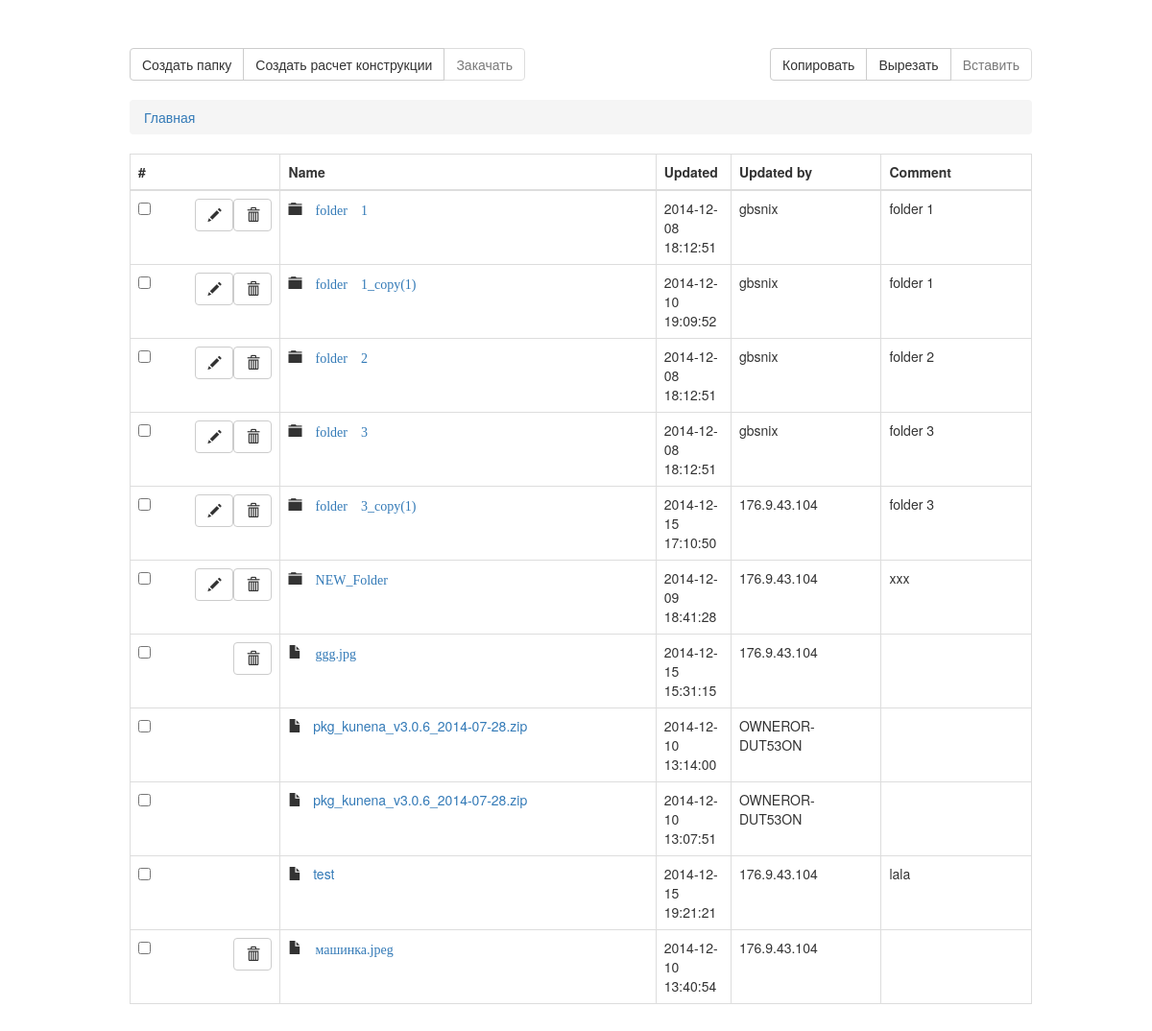
/, run on an earlier commit of the app's database.
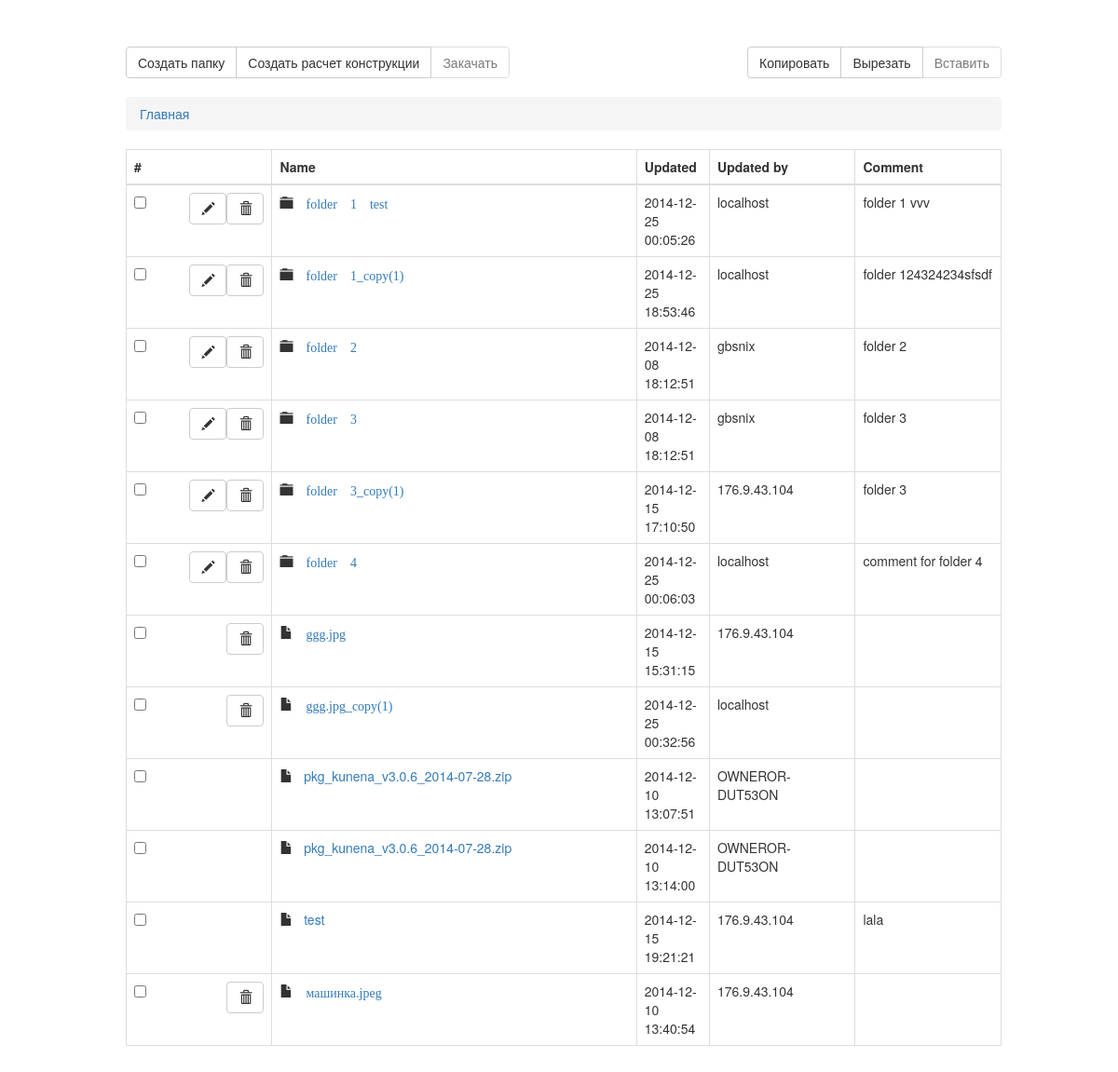
And on a later commit of the database.
### tables this page shows
CREATE TABLE `file` (
  `fileid` int(10) unsigned NOT NULL AUTO_INCREMENT,
  `filename` varchar(100) NOT NULL,
  `filetypeid` int(10) unsigned DEFAULT NULL,
  `isfolder` bit(1) NOT NULL DEFAULT b'0',
  `sortorder` int(10) unsigned NOT NULL DEFAULT '0',
  `isprotected` bit(1) NOT NULL DEFAULT b'0',
  `comment` varchar(1000) DEFAULT NULL,
  `rank` varchar(2000) DEFAULT NULL,
  `filestoragedescriptor` varchar(2000) DEFAULT NULL,
  `created` datetime NOT NULL,
  `createdby` varchar(50) NOT NULL COMMENT 'host name',
  `updated` datetime DEFAULT NULL,
  `updatedby` varchar(50) DEFAULT NULL COMMENT 'host name',
  PRIMARY KEY (`fileid`),
  KEY `fk_file_filetypeid_idx` (`filetypeid`),
  CONSTRAINT `fk_file_filetypeid` FOREIGN KEY (`filetypeid`) REFERENCES `filetype` (`filetypeid`) ON DELETE NO ACTION ON UPDATE NO ACTION
);

### scripts/db.php (called while the page is built, shortened)
<?php
$dbref = null;
function file_flat_view
(
	$ancestorid
)
{
	global $dbref;
	$recordset = null;
	$result = null;
	if (is_null($ancestorid))
	{
		$recordset = $dbref->query
		(
			'select t.fileid, t.filename, t.filetypeid, t.isfolder, t.sortorder, t.isprotected, t.comment, t.created,
				t.createdby,
				case when t.updated is null then t.created else t.updated end as updated,
				case when t.updatedby is null then t.createdby else t.updatedby end as updatedby,
				ft.*
			from filetreepath as c1
			join file t on t.fileid = c1.descendantid
			left outer join filetype as ft on t.filetypeid = ft.filetypeid
			where t.fileid not in
			(
			select t.fileid
			from filetreepath as c1
			join file t on t.fileid = c1.descendantid and c1.level > 0
			)
			order by t.isfolder desc, t.filename asc'
		);
	}
	while ( $data = $recordset->fetch_assoc() )
	{
		$result[] = $data;
	}
	return $result;
}
function file_get_breadcrumbs
(
	$fileid
)
{
	$result = null;
	return $result;
}

### index.php (the view, shortened to what the changed rows need)
<!doctype html>
<?php
      include_once ( 'scripts/db.php' );
      $path = "home";
      $locationId = Null;
      $result = file_flat_view($locationId);
      ?>
<html lang="en">
<head>
  <link href="libs/bootstrap/css/bootstrap.min.css" rel="stylesheet">
</head>
<body>
  <div class="content">
    <div class="message">
    <div>
    <div class="FileManagerTable">
      <table class="table table-hover table-bordered">
        <thead>
          <tr>
            <th>#</th>
            <th>Name</th>
            <th>Updated</th>
            <th>Updated by</th>
            <th>Comment</th>
          </tr>
        </thead>
        <?php
          if ( !empty( $result ) )
          {
        		foreach ( $result as $item ) {
              $isfolder = $item['isfolder'];
              $icon = "glyphicon-folder-close";
              if ( !$isfolder ) {
                $icon = "glyphicon-file";
              }
              if ( ( $item['filetypeid'] == "1" ) || ( $item['filetypeid'] == "5" ) ) {
                echo '<tr>
                        <td class="col-md-2">
                          <input type="checkbox" name="files[]" value="'.$item['fileid'].'" id="'.$item['fileid'].'">
                        </td>
                        <td class="col-md-5">
                          <span class="glyphicon '.$icon.'" aria-hidden="true"></span>&nbsp;&nbsp;
                          <a href="detail.php?file='.$item['fileid'].'">'.$item['filename'].'
                          </a>
                        </td>
                        <td class="col-md-1">'.$item['updated'].'</td>
                        <td class="col-md-2">'.$item['updatedby'].'</td>
                        <td class="col-md-2">'.$item['comment'].'</td>
                      </tr>';
              }
              else {
        			  echo '<tr>
                      <td class="col-md-2">
                        <input type="checkbox" name="files[]" value="'.$item['fileid'].'" id="'.$item['fileid'].'">
                ';
                echo '    <button type="button"
                          class="btn btn-default pull-right btnDelete"
                          aria-label="Delete row"
                          data-placement="top"
                          title="Удалить"
                          data-action="delete"
                          data-folderid="'.$item["fileid"].'"
                      >
                  ';
                echo '      <span class="glyphicon glyphicon-trash" aria-hidden="true"></span>';
                echo '    </button>';
                if ( $isfolder ) {
                  echo '    <button type="button"
                            class="btn btn-default pull-right"
                            aria-label="Edit row"
                            data-placement="top"
                            title="Редактировать"
                            data-toggle="modal"
                            data-target="#dlgEditFolder"
                            data-action="edit"
                            data-folderid="'.$item["fileid"].'"
                            data-foldername="'.$item["filename"].'"
                            data-comment="'.$item["comment"].'"
                        >
                    ';
                  echo '      <span class="glyphicon glyphicon-pencil" aria-hidden="true"></span>';
                  echo '    </button>';
                }
                echo '
                      </td>
                      <td class="col-md-5">
                        <span class="glyphicon '.$icon.'" aria-hidden="true">
                        <a href="?path='.$path.'/'.$item['fileid'].'">'.$item['filename'].'</a>
                        <div class="alert alert-danger alert-dismissible fade in hidden alertDelete'.$item["fileid"].'" role="alert">
                          <button type="button" class="close" data-dismiss="alert" aria-label="Close"><span aria-hidden="true">×</span></button>
                          <p>Удалить файл/папку?</p>
                          <p>
                            <button type="button"
                              class="btn btn-danger btnDeleteFile"
                              data-folderid="'.$item["fileid"].'"
                            >
                            Удалить
                            </button>
                          </p>
                        </div>
                      </td>
                      <td class="col-md-1">'.$item['updated'].'</td>
                      <td class="col-md-2">'.$item['updatedby'].'</td>
                      <td class="col-md-2">'.$item['comment'].'</td>
                    </tr>';
        		  }
            }
          }
    	?>
      </table>
    </div>
  </div>
</body>
</html>

What changed in the data, as far as the page shows it:
removed file: filename "NEW_Folder", updated "2014-12-09 18:41:28", updatedby "176.9.43.104", comment "xxx"
changed file: filename "folder 1" → "folder 1 test"; updated "2014-12-08 18:12:51" → "2014-12-25 00:05:26"; updatedby "gbsnix" → "localhost"; comment "folder 1" → "folder 1 vvv"
changed file "folder 1_copy(1)": updated "2014-12-10 19:09:52" → "2014-12-25 18:53:46"; updatedby "gbsnix" → "localhost"; comment "folder 1" → "folder 124324234sfsdf"
added file: filename "folder 4", updated "2014-12-25 00:06:03", updatedby "localhost", comment "comment for folder 4"
added file: filename "ggg.jpg_copy(1)", updated "2014-12-25 00:32:56", updatedby "localhost", isfolder "0" (drawn)
shown differently, row unchanged: file (number 9 of 12 on the later page): moves up the list
